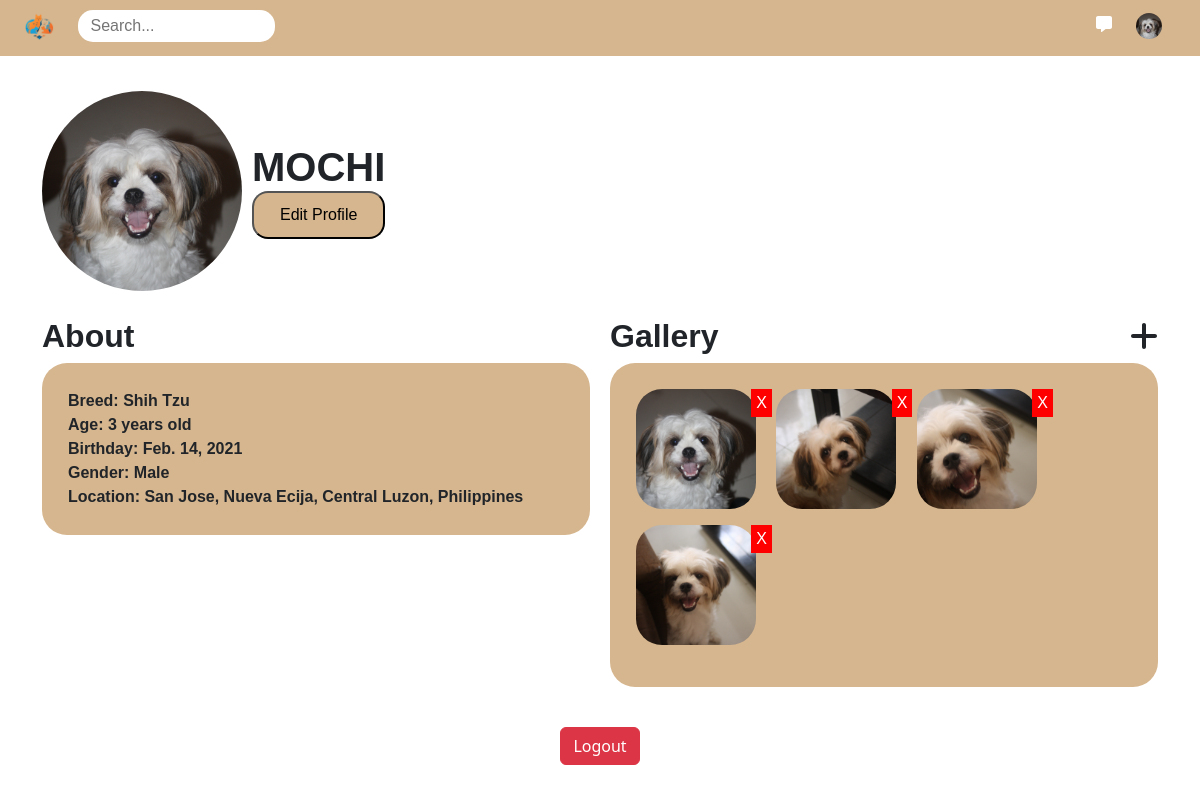
The page /profile/6 (signed in) on the database its author committed.
### my_app/models.py (models this page shows, shortened)
class Profile(models.Model):
    user = models.ForeignKey(User, on_delete=models.CASCADE)
    profile_picture = models.ImageField(upload_to='Profile_pic/', blank=True, null=True)
    name = models.CharField(max_length=100, default='Unknown')
    gender = models.CharField(max_length=10, default='Unknown')
    breed = models.CharField(max_length=100, default='Unknown')
    birthday = models.DateField(default='2000-01-01')
    location = models.CharField(max_length=200, default='Unknown')
    created_at = models.DateTimeField(auto_now_add=True)
    updated_at = models.DateTimeField(auto_now=True)

class GalleryImage(models.Model):
    profile = models.ForeignKey(Profile, on_delete=models.CASCADE, related_name='gallery_images')
    image = models.ImageField(upload_to='gallery_images/')
    uploaded_at = models.DateTimeField(auto_now_add=True)

### my_app/views.py (the view)
# urls.py: path('profile/<int:user_id>', views.viewprofile, name='viewprofile'),
@login_required(login_url='login')
def viewprofile(request, user_id):
    user = get_object_or_404(User, pk=user_id)
    profile = get_object_or_404(Profile, user=user)
    gallery_images = profile.gallery_images.all()
    today = date.today()
    birth_date = profile.birthday
    age = today.year - birth_date.year - ((today.month, today.day) < (birth_date.month, birth_date.day))
    if request.method == 'POST':
        images = request.FILES.getlist('images')
        if gallery_images.count() + len(images) > 8:
            messages.error(request, "You can only upload up to 8 images.")
            return redirect(reverse('viewprofile', args=[user_id]))
        for image in images:
            gallery_image = GalleryImage(profile=profile, image=image)
            gallery_image.save()
        return redirect(reverse('viewprofile', args=[user_id]))
    else:
        form = GalleryImageForm()
    return render(request, 'viewprofile.html', {'profile': profile, 'age': age, 'form': form, 'gallery_images': gallery_images})

### my_app/views.py
class GalleryImageForm(forms.ModelForm):
    class Meta:
        model = GalleryImage
        fields = ['image']

### my_app/context_processors.py (called while the page is built)
def user_profile(request):
    if request.user.is_authenticated:
        try:
            profile = Profile.objects.get(user=request.user)
        except Profile.DoesNotExist:
            profile = None
        return {'profile': profile}
    return {}

def global_context(request):
    profiles = Profile.objects.all()
    locations = profiles.values_list('location', flat=True).distinct()
    breeds = profiles.values_list('breed', flat=True).distinct()
    return {
        'locations': list(locations),
        'breeds': list(breeds)
    }

### my_app/templates/viewprofile.html (shortened to what this page needs)
{% extends "header.html" %}
{% block content %}
{% load static %}
<div class="container-fluid">
    <div class="container" style="display: flex; align-items: center; margin-top: 35px;">
        <img src="{{ profile.profile_picture.url }}" style="width: 200px; height: 200px; object-fit: cover; border-radius: 50%;">
        <div style="margin-left: 10px;">
            <h1 style="margin: 0; text-transform: uppercase; font-weight: bold;">{{profile.name}}</h1>
            <a style="text-decoration: none; color: black;" href="{% url 'editprofile' %}"><button class="edit-profile-btn">Edit Profile</button></a>
        </div>
    </div>
    <div class="container details" style="margin-top: 26px; display: flex;">
        <div style="flex: 1; margin-right: 20px;">
            <h2 style="font-weight: bold;">About</h2>
            <div class="detail-section">
            <p>Breed: {{ profile.breed }}</p>
            <p>Age: {{ age }} years old</p>
            <p>Birthday: {{ profile.birthday }}</p>
            <p>Gender: {{ profile.gender }}</p>
            <p>Location: {{ profile.location }}</p>
            </div>
        </div>
        <div style="flex: 1;">
            <h2 style="font-weight: bold; display: flex; justify-content: space-between; align-items: center;">
                <span>Gallery</span>
                <i class="fas fa-plus" style="cursor: pointer; margin-left: 10px;" onclick="document.getElementById('fileInput').click();"></i>
            </h2>
            <div class="detail-section" id="imagePreview">
                {% for image in gallery_images %}
                    <div style="display: inline-block; position: relative;">
                    <img src="{{ image.image.url }}" alt="Gallery Image" class="viewprof-img">
                    <a href="{% url 'delete_gallery_image' image.id %}" style="position: absolute; top: 0; right: 0; background: red; color: white; padding: 2px 5px; text-decoration: none;">X</a>
                </div>
                {% endfor %}
            </div>
        </div>
    </div>
</div>
<button class="btn btn-danger" style="margin: 40px auto; display: block;" name="logout" onclick="window.location.href='{% url 'logout' %}'">Logout</button>
{% endblock %}

### my_app/templates/header.html (shortened to what this page needs)
<!DOCTYPE html>
<html lang="en">
<head>
    {% load static %}
    <link rel="stylesheet" type="text/css" href="{% static 'css/bimble.css' %}">
    <link rel="stylesheet" href="https://cdnjs.cloudflare.com/ajax/libs/font-awesome/6.0.0-beta3/css/all.min.css">
    <link href="https://cdn.jsdelivr.net/npm/bootstrap@5.3.3/dist/css/bootstrap.min.css" rel="stylesheet">
</head>
<header>
    <div class="container-fluid" style="background-color: #D6B68e; height: 56px;">
        <div class="flex-container" style="display: flex; align-items: center; padding-top: 10px; position: relative;">
            <div class="container-fluid" style="flex-grow: 1;">
                <a href="{% url 'home' %}" style="text-decoration: none;">
                    <img src="{% static 'images/logo.png' %}" alt="Logo" style="height: 30px;">
                </a>
                <form method="GET" action="{% url 'home' %}" style="display: inline;" id="searchForm">
                  <input type="text" class="search-bar-home" name="search" placeholder="Search..." style="height: 30px; width: 35%; margin-left: 20px; padding-left: 12px;" id="searchBar">
                </form>
            </div>
            <div class="container-fluid" style="text-align: right; padding-right: 26px;">
                <a class="icon-button" href="{% url 'chat' %}">
                    <i class="fa-solid fa-message"></i>
                </a>
                <a href="{% url 'viewprofile' user.id %}" style="text-decoration: none; padding: 0 0 0 20px;">
                  {% if profile and profile.profile_picture %}
                    <img src="{{ profile.profile_picture.url }}" class="profile-pic-btn" alt="Profile Picture">
                  {% else %}
                    <img src="{% static 'default_profile_picture.png' %}" class="profile-pic-btn" alt="Default Profile Picture">
                  {% endif %}
                </a>
            </div>
        </div>
    </div>
</header>
<body>
{% block content %}
{% endblock %}
</body>
</html>

### static/css/bimble.css (style rules this page uses)
* { font-family: Helvetica; }
.flex-container { display: flex; flex-direction: wrap; }
.container { flex: 1; min-width: 300px; }
.search-bar-home { border-radius: 10px; border-color: white; }
.icon-button { border: none; background: transparent; cursor: pointer; padding: 0; outline: none; color: white; text-decoration: none; transition: color 0.3s ease; }
.profile-pic-btn { width: 26px; height: 26px; border-radius: 50%; object-fit: cover; }
input[type=text], input[type=date] { border: none; border-radius: 15px; padding: 16px; width: 100%; height: 36px; }
.edit-profile-btn { background-color: #D6B68e; color: black; border-radius: 16px; width: 100%; height: 48px; }

### my_app/templates/viewprofile.html (style rules this page uses)
.detail-section { background-color: #D6B68e; border-radius: 25px; padding: 26px; margin: 0; }
.detail-section p { font-weight: bold; margin: 0; }
.viewprof-img { width: 120px; height: 120px; border-radius: 26px; object-fit: cover; margin: 0 16px 16px 0; }

### rows shown on the page
Profile: profile_picture (picture), name "MOCHI", breed "Shih Tzu", birthday "Feb. 14, 2021", gender "Male", location "San Jose, Nueva Ecija, Central Luzon, Philippines"
GalleryImage: image (picture)
GalleryImage: image (picture)
GalleryImage: image (picture)
GalleryImage: image (picture)
